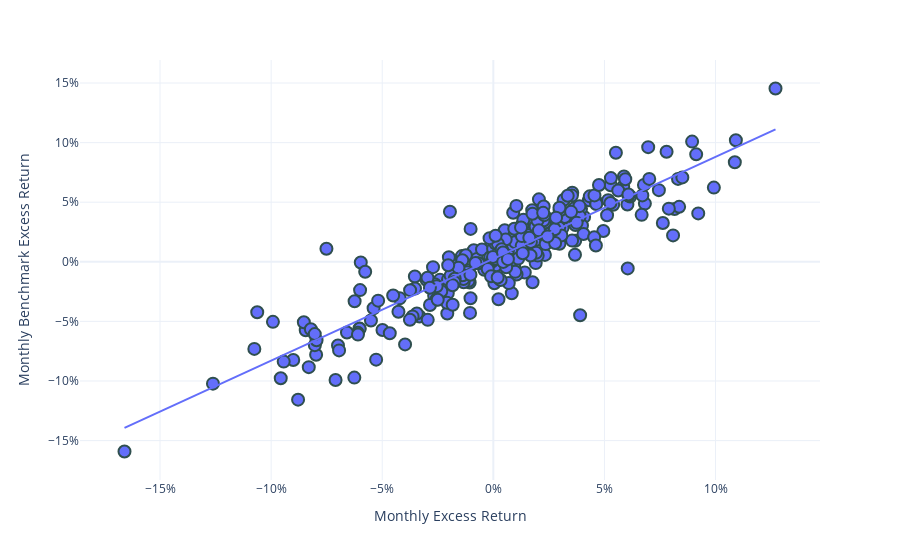

The notebook cell this image was saved under:
### Markdown cell above
# FIGURE 2B

### Code cell
import plotly.express as px

df2 = df.copy()
df2 = df2.reset_index()
df2['Date'] = df2.Date.astype(str)
fig = px.scatter(
    df2,
    x=BENCHMARK +'-RF',
    y=TICKER +'-RF',
    trendline="ols",
    hover_data={x: False for x in df2.columns.to_list()},
    hover_name="Date",
    )

fig.update_traces(
        marker=dict(
            size=12, 
            line=dict(width=2, color="DarkSlateGrey")
        ),
        selector=dict(mode="markers"),
)
fig.update_layout(
    yaxis_title="Monthly Benchmark Excess Return",
    xaxis_title="Monthly Excess Return",
    xaxis_tickformat=".0%",
    yaxis_tickformat=".0%",
    template="plotly_white",
)
fig.show()

### Figure 1 — Plotly figure (JSON) as saved in the notebook; plotly's stock layout.template omitted (floating-point values rounded to 4 significant figures; data arrays with more than 128 entries replaced by an {"elided": "..."} marker saying what was removed)
{"data": [{"customdata": {"elided": "283x12 mixed values"}, "hovertemplate": "<b>%{hovertext}</b><br><br><extra></extra>", "hovertext": {"elided": "283 str values"}, "legendgroup": "", "marker": {"color": "#636efa", "line": {"color": "DarkSlateGrey", "width": 2}, "size": 12, "symbol": "circle"}, "mode": "markers", "name": "", "orientation": "v", "showlegend": false, "type": "scatter", "x": {"elided": "283 float values"}, "xaxis": "x", "y": {"elided": "283 float values"}, "yaxis": "y"}, {"hovertemplate": "<b>OLS trendline</b><br>FCNTX-RF = 0.855033 * SPY-RF + 0.002565<br>R<sup>2</sup>=0.811537<br><br><extra></extra>", "legendgroup": "", "marker": {"color": "#636efa", "symbol": "circle"}, "mode": "lines", "name": "", "showlegend": false, "type": "scatter", "x": {"elided": "283 float values"}, "xaxis": "x", "y": {"elided": "283 float values"}, "yaxis": "y"}], "layout": {"legend": {"tracegroupgap": 0}, "margin": {"t": 60}, "xaxis": {"anchor": "y", "domain": [0, 1], "tickformat": ".0%", "title": {"text": "Monthly Excess Return"}}, "yaxis": {"anchor": "x", "domain": [0, 1], "tickformat": ".0%", "title": {"text": "Monthly Benchmark Excess Return"}}}}
